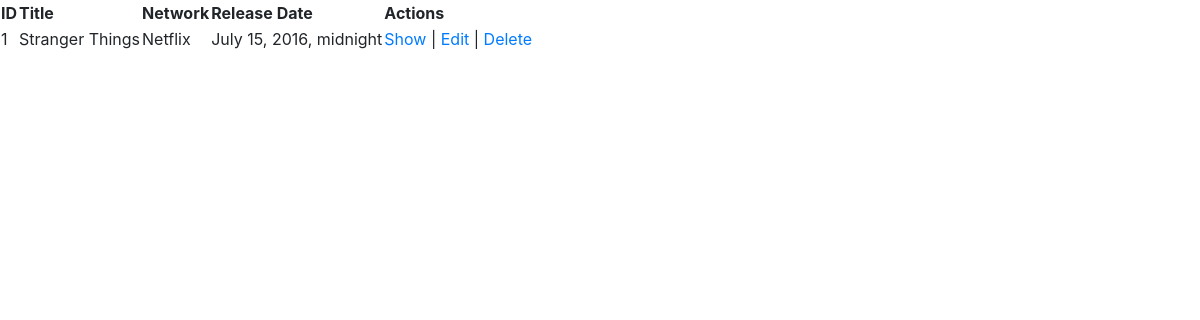
The app's page /shows/, older data.
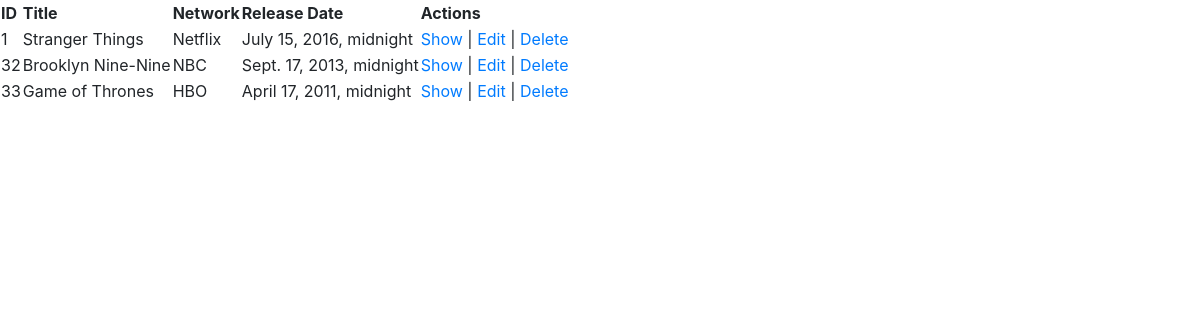
The same page, newer data.
### TV_shows_app/models.py (models this page shows)
class Show(models.Model):
    title = models.CharField(max_length=255)
    release_date = models.DateTimeField()
    network = models.ForeignKey(Network, related_name="shows", on_delete=models.CASCADE)
    desc = models.TextField()
    created_at = models.DateTimeField(auto_now_add=True)
    updated_at = models.DateTimeField(auto_now=True)

class Network(models.Model):
    name = models.CharField(max_length=255)
    created_at = models.DateTimeField(auto_now_add=True)
    updated_at = models.DateTimeField(auto_now=True)

### TV_shows_app/views.py (the view)
# urls.py: path('shows/', views.shows),
def shows(request):
    all_shows = Show.objects.all()
    context = {
        'all_shows': all_shows,
    }
    return render(request, 'shows.html', context)

### TV_shows_app/templates/shows.html (shortened to what this page needs)
<!DOCTYPE html>
<html lang="en">
<head>
    <link rel="stylesheet" href="https://maxcdn.bootstrapcdn.com/bootstrap/4.0.0/css/bootstrap.min.css">
</head>
<body>
    <table>
        <tr>
            <th>ID</th>
            <th>Title</th>
            <th>Network</th>
            <th>Release Date</th>
            <th>Actions</th>
        </tr>
        {% for shows in all_shows %}
        <tr>
            <td>{{shows.id}}</td>
            <td>{{shows.title}}</td>
            <td>{{shows.network.name}}</td>
            <td>{{shows.release_date}}</td>
            <td><a href="">Show</a> | <a href="<int:num1>/edit">Edit</a> | <a href="">Delete</a></td>
        </tr>
        {% endfor %}
    </table>
</body>
</html>

Row changes from the older to the newer data that the page shows:
added Show: id "32", title "Brooklyn Nine-Nine", network.name "NBC", release_date "Sept. 17, 2013, midnight"
added Show: id "33", title "Game of Thrones", network.name "HBO", release_date "April 17, 2011, midnight"
